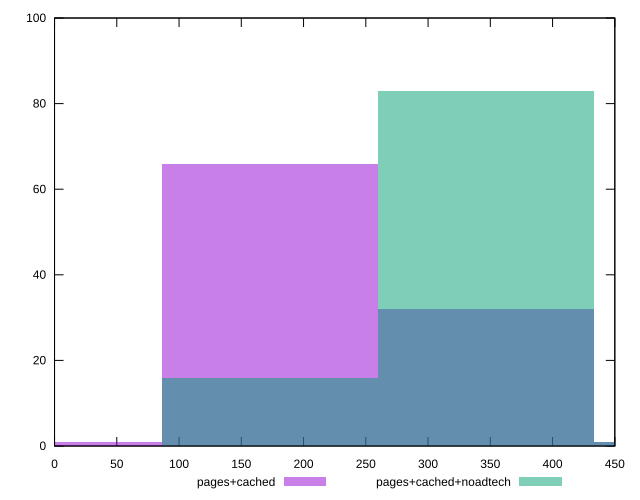

Here is the gnuplot script that generated this plot:
reset

$pagesCached <<EOF
346.54410653043936 32
173.27205326521968 66
0 1
519.816159795659 1
EOF

$pagesCachedNoadtech <<EOF
173.27205326521968 16
346.54410653043936 83
519.816159795659 1
EOF

set key outside below
set boxwidth 173.27205326521968
set xrange [0:450]
set yrange [0:100]
set trange [0:100]
set style fill transparent solid 0.5 noborder
set terminal svg size 640, 500 enhanced background rgb 'white'
set output "report_00017_2021-02-10T15-08-03.406Z/offscreen-images/comparison/histogram/1_vs_2.svg"

plot $pagesCached title "pages+cached" with boxes, \
     $pagesCachedNoadtech title "pages+cached+noadtech" with boxes

reset
